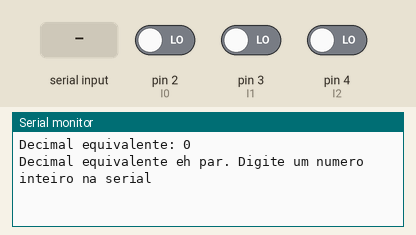
Bench run of a sketch on a simulated Arduino Uno, built with avr-gcc and run on an emulated ATmega328P. Shown: the last lines printed to the serial monitor. The test bench sets the inputs (shaded band); at power-on: pin 2 (I0) LOW, pin 3 (I1) LOW, pin 4 (I2) LOW.

Above: at 1.2 s.
1.3 s: "90,45\n" received over Serial
At 2.0 s:
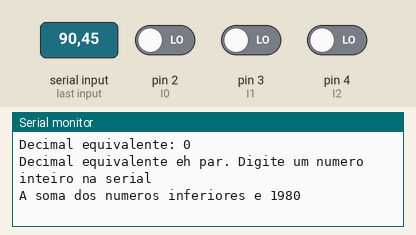
4.3 s: pin 2 (I0) driven HIGH
At 5.9 s:
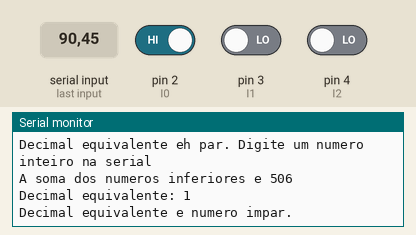
6.8 s: pin 3 (I1) driven HIGH
8.3 s: pin 4 (I2) driven HIGH
9.8 s: pin 2 (I0) driven LOW
At 10.8 s:
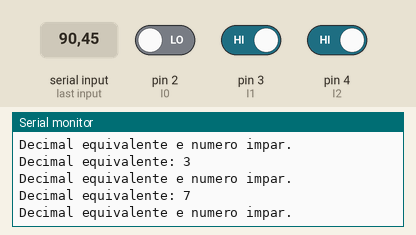
11.3 s: "30,150\n" received over Serial
At 12.9 s:
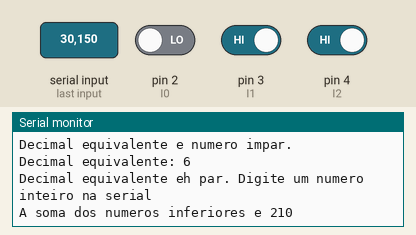
Timing chart, 0 to 13.8 s (numbered marks = the images above; inputs shaded):
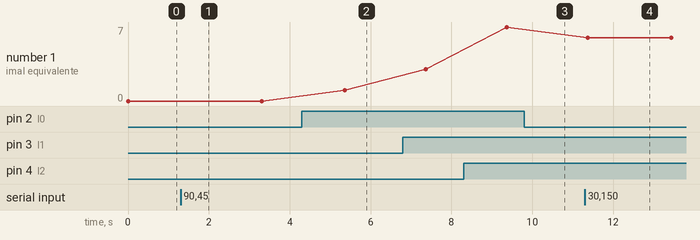

Measured:
- after the input at 1.3 s, the serial monitor: prints a new line at once (image 1)
- after the input at 4.3 s, the serial monitor: prints a new line after 1.1 s (image 2)
- after the input at 11.3 s, the serial monitor: prints a new line after 0.16 s (image 4)
- plotted number 1: 0 → 1 after the input at 4.3 s, 1 → 3 after the input at 6.8 s, 3 → 7 after the input at 8.3 s

The sketch:

pratica4_III1.ino
```cpp
/*
Prática 4 - Conhecendo o Arduíno 2560
Seção III
O sketch deve ler a palavra código de entrada. Caso a palavra corresponda a um número par:
o sistema deverá ler via monitor serial um número inteiro; calcular a soma dos números pares não negativos inferiores ao número lido;
e escrever o resultado no monitor serial.Prof. Clayton J A Silva
Disciplina Arquitetura de Computadores
*/

#define I0 2
#define I1 3
#define I2 4

int converteDecimal(int i, int j, int k){
  return i+2*j+4*k;
}

int somaPares(int i){
  int cont=0, soma=0;
  while (cont < i){ // soma os pares inferiores a i
      soma += cont;
      cont +=2;
  }
  return soma; // par: retorna a soma dos números inferiores a i
}

void setup() {
  // put your setup code here, to run once:
  pinMode(I0,INPUT);
  pinMode(I1,INPUT);
  pinMode(I2,INPUT);
  Serial.begin(9600);
}

void loop() {
  // put your main code here, to run repeatedly:
  int b0, b1, b2;
  int numero,decimal;
  b0 = digitalRead(I0);
  b1 = digitalRead(I1);
  b2 = digitalRead(I2);
  decimal = converteDecimal(b0,b1,b2);
  Serial.print("Decimal equivalente: ");
  Serial.println(decimal);

  if (decimal % 2 == 0){ // trata-se de decimal par

    Serial.println("Decimal equivalente eh par. Digite um numero inteiro na serial");
    while (Serial.available() == 0){
      // Aguarda a entrada do usuário
    }

    // Lê o número inserido
    numero = Serial.parseInt();

    // Limpa o buffer serial para evitar caracteres residuais
    while (Serial.available() > 0) {
      Serial.read();
    }
    Serial.print("A soma dos numeros inferiores e ");
    Serial.println(somaPares(numero));
  }
  else Serial.println("Decimal equivalente e numero impar.");
  delay(2000);

}
```
